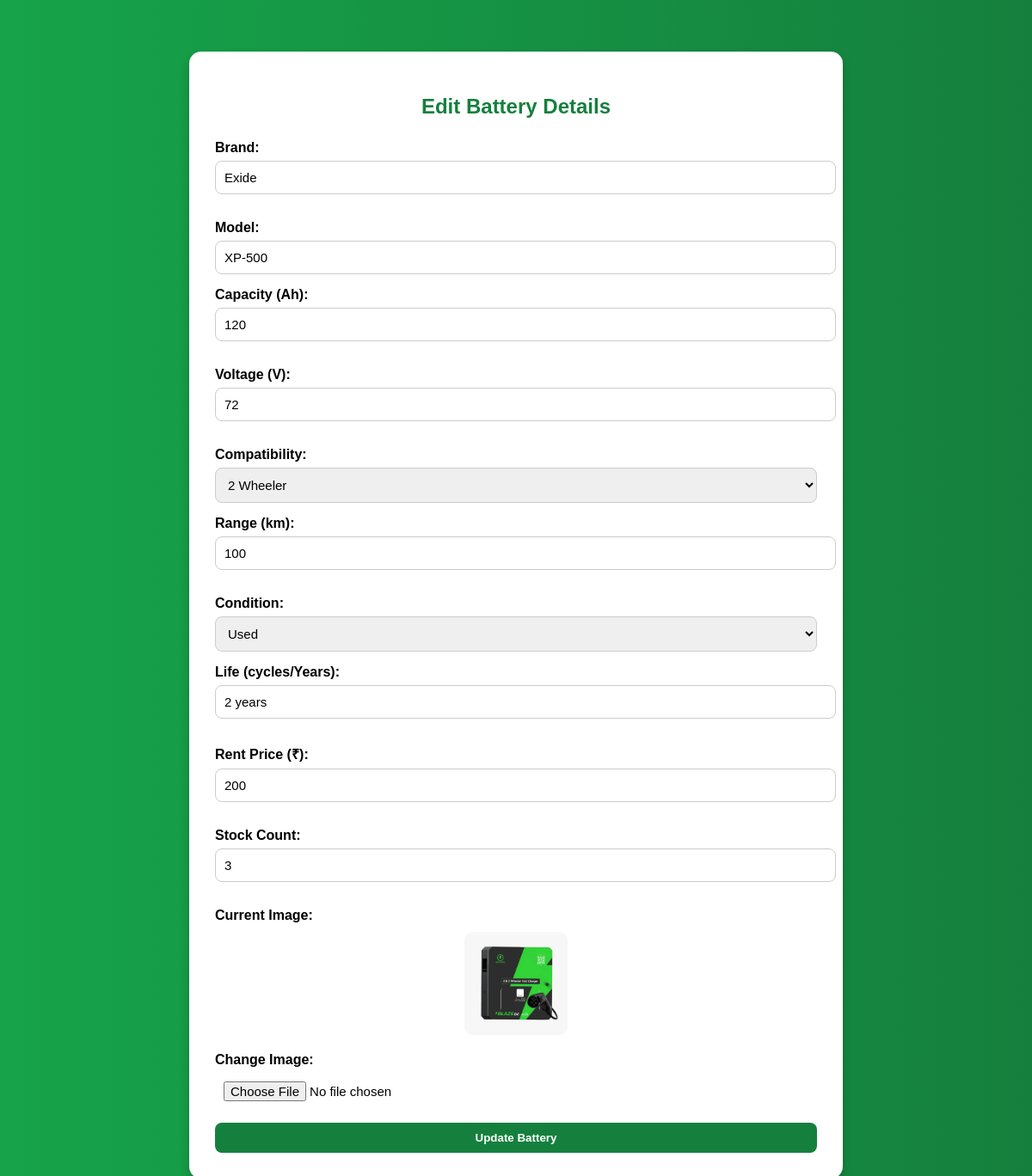
The app's page /station_battery_edit.php?id=3 (signed in) with its own data.
### tables this page shows
CREATE TABLE `battery_rentals` (
  `id` int(100) NOT NULL,
  `station_id` int(100) NOT NULL,
  `brand` varchar(200) NOT NULL,
  `model` varchar(200) NOT NULL,
  `capacity` int(100) NOT NULL,
  `voltage` int(100) NOT NULL,
  `compatibility` enum('2 Wheeler','3 Wheeler','4 Wheeler') NOT NULL,
  `range_km` int(100) NOT NULL,
  `condition` enum('New','Used','Reconditioned') NOT NULL DEFAULT 'New',
  `life` varchar(200) NOT NULL,
  `rent_price` int(100) NOT NULL,
  `stock_count` int(100) NOT NULL,
  `image` varchar(200) NOT NULL,
  `status` enum('Available','Rented','Maintenance') DEFAULT 'Available',
  `added_on` datetime NOT NULL DEFAULT current_timestamp()
);

### station_battery_edit.php (the view, shortened to what this page needs)
<?php
include "db.php";
$station_id = $_SESSION['station_id'];
$id = intval($_GET['id']);
$result = mysqli_query($conn, "SELECT * FROM battery_rentals WHERE id='$id' AND station_id='$station_id'");
$battery = mysqli_fetch_assoc($result);
?>
<!DOCTYPE html>
<html lang="en">
<head>
</head>
<body>
<div class="container">
    <h2>Edit Battery Details</h2>
    <form name="batteryForm" method="POST" enctype="multipart/form-data" onsubmit="return validateForm()">
        <label>Brand:</label>
        <input type="text" name="brand" placeholder="Ex: Exide" value="<?php echo htmlspecialchars($battery['brand']); ?>">
        <label>Model:</label>
        <input type="text" name="model" placeholder="Ex: EM-12" value="<?php echo htmlspecialchars($battery['model']); ?>">
        <label>Capacity (Ah):</label>
        <input type="number" name="capacity" placeholder="Ex: 100"  min="1" value="<?php echo htmlspecialchars($battery['capacity']); ?>">
        <label>Voltage (V):</label>
        <input type="number" name="voltage" placeholder="Ex: 48" min="1" value="<?php echo htmlspecialchars($battery['voltage']); ?>">
        <label>Compatibility:</label>
        <select name="compatibility" required>
            <option value="2 Wheeler" <?php if($battery['compatibility']=='2 Wheeler') echo 'selected'; ?>>2 Wheeler</option>
        </select>
        <label>Range (km):</label>
        <input type="number" name="range_km" placeholder="Ex: 120" min="1" value="<?php echo htmlspecialchars($battery['range_km']); ?>">
        <label>Condition:</label>
        <select name="condition">
            <option value="Used" <?php if($battery['condition']=='Used') echo 'selected'; ?>>Used</option>
        </select>
        <label>Life (cycles/Years):</label>
        <input type="text" name="life" placeholder="Ex: 800" value="<?php echo htmlspecialchars($battery['life']); ?>">
        <label>Rent Price (₹):</label>
        <input type="number" step="0.01" name="rent_price" min="1" placeholder="Ex: 250.00" value="<?php echo htmlspecialchars($battery['rent_price']); ?>">
        <label>Stock Count:</label>
        <input type="number" name="stock_count" placeholder="Ex: 5" min="1" value="<?php echo htmlspecialchars($battery['stock_count']); ?>">
        <label>Current Image:</label>
        <?php if (!empty($battery['image'])): ?>
            <img src="uploads/<?php echo htmlspecialchars($battery['image']); ?>" alt="Battery Image">
        <?php endif; ?>
        <label>Change Image:</label>
        <input type="file" name="image" accept="image/*">
        <button type="submit" name="update" class="btn">Update Battery</button>
    </form>
</div>
</body>
</html>

### station_battery_edit.php (style rules this page uses)
body { font-family: "Poppins", sans-serif; background: linear-gradient(to right, #16a34a, #15803d); margin: 0; padding: 0; }
.container { background: #fff; width: 90%; max-width: 700px; margin: 60px auto; border-radius: 14px; box-shadow: 0 6px 12px rgba(0,0,0,0.2); padding: 30px; }
h2 { color: #15803d; text-align: center; margin-bottom: 25px; }
label { font-weight: 600; display: block; margin-bottom: 6px; }
input, select { width: 100%; padding: 10px; margin-bottom: 15px; border-radius: 8px; border: 1px solid #ccc; font-size: 15px; }
input[type="file"] { border: none; }
.btn { background: #15803d; color: white; padding: 10px 20px; border: none; border-radius: 8px; cursor: pointer; font-weight: 600; width: 100%; transition: 0.3s ease; }
img { display: block; margin: 10px auto 20px; width: 120px; height: 120px; object-fit: cover; border-radius: 10px; }

### records on screen
battery_rentals: brand "Exide", model "XP-500", capacity "120", voltage "72", compatibility "2 Wheeler", range_km "100", condition "Used", life "2 years", rent_price "200", stock_count "3", image (picture)
